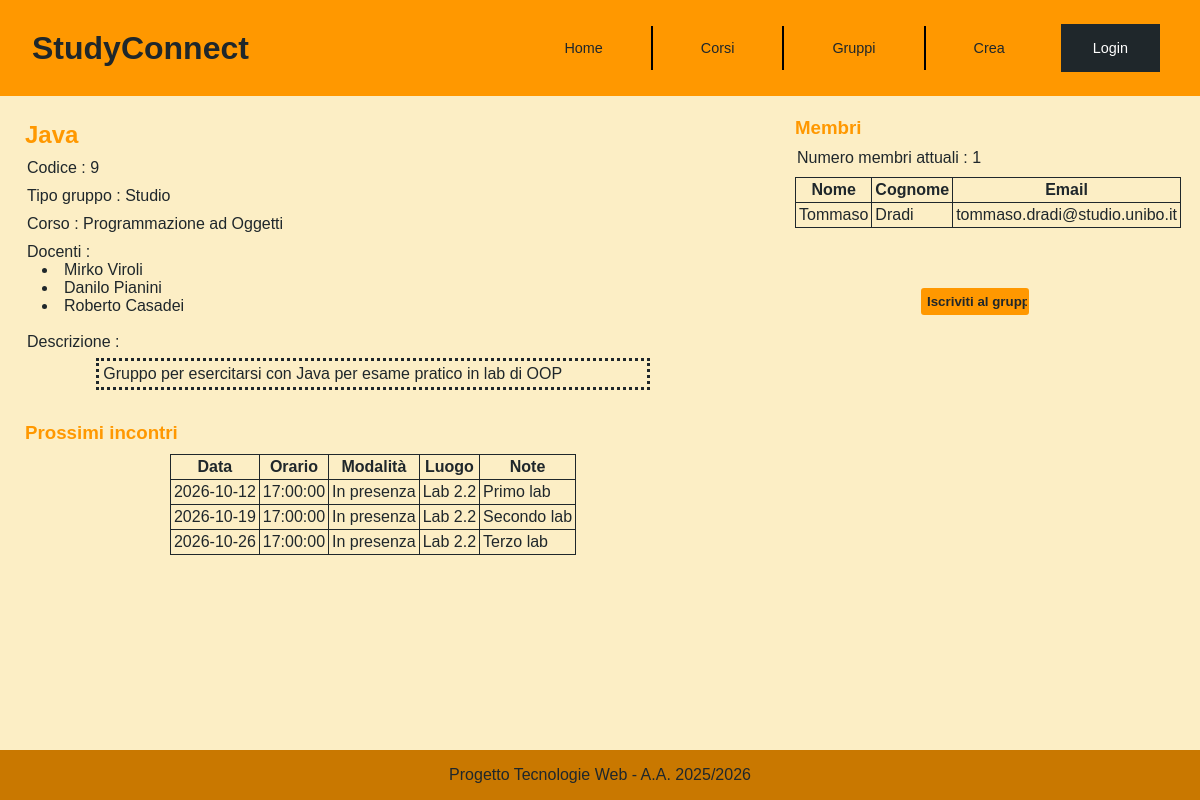
Page /pages/visualizzazione-gruppo.php?single-group=9 on the committed database.
### tables this page shows
CREATE TABLE Gruppi(
	Codice INT AUTO_INCREMENT PRIMARY KEY,
    Nome VARCHAR(100) NOT NULL,
    Descrizione MEDIUMTEXT,
    NumeroMembriRichiesti INT,
    NumeroMembriAttuali INT NOT NULL,
    Tipo VARCHAR(10) NOT NULL CHECK (Tipo IN ('Studio', 'Progetto')),
    DataConsegnaProgetto DATE,
    MatricolaCreatore VARCHAR(10) NOT NULL,
    CodiceCorso VARCHAR(5) NOT NULL,
	FOREIGN KEY (MatricolaCreatore) REFERENCES Studenti(Matricola)
		ON DELETE CASCADE
        ON UPDATE NO ACTION,
	FOREIGN KEY (CodiceCorso) REFERENCES Corsi(Codice)
		ON DELETE CASCADE
        ON UPDATE NO ACTION,
    CHECK(NumeroMembriAttuali<=NumeroMembriRichiesti OR NumeroMembriRichiesti=0)
);

CREATE TABLE Corsi(
	Codice VARCHAR(5) PRIMARY KEY,
    Nome VARCHAR(150) NOT NULL,
    Descrizione MEDIUMTEXT,
    CFU INT NOT NULL,
    ProgettoRichiesto BOOL NOT NULL,
    CHECK(length(Codice)=5)
);

CREATE TABLE Docenti(
	Codice INT AUTO_INCREMENT PRIMARY KEY,
    Nome VARCHAR(50) NOT NULL,
    Cognome VARCHAR(50) NOT NULL
);

CREATE TABLE Incontri(
	CodiceGruppo INT NOT NULL,
    Data DATE,
    Orario TIME,
    Modalità VARCHAR(15) NOT NULL CHECK (Modalità IN ('Da remoto', 'In presenza')),
    Luogo VARCHAR(100),
    Note VARCHAR(500) NOT NULL,
    FOREIGN KEY (CodiceGruppo) REFERENCES Gruppi(Codice)
		ON DELETE CASCADE
		ON UPDATE NO ACTION,
    PRIMARY KEY (CodiceGruppo, Data, Orario)
);

CREATE TABLE Studenti(
	Matricola VARCHAR(10) PRIMARY KEY,
    Nome VARCHAR(50) NOT NULL,
    Cognome VARCHAR(50) NOT NULL,
    Email VARCHAR(100) NOT NULL,
    Password VARCHAR(20) NOT NULL CHECK(length(Password)>=10),
    Immagine VARCHAR(100), 
    UNIQUE KEY (Email, Password),
    CHECK(length(Matricola)=10)
);

### pages/visualizzazione-gruppo.php (called while the page is built, shortened)
<?php
require_once '../bootstrap.php';
$templateParams["title"] = "Gruppi Studenti - Visualizzazione gruppo";
$templateParams["page"] = "templates/specific/singolo-gruppo.php";
if(isset($_GET["single-group"])){
    $templateParams["gruppo-singolo"] =  $dbh->getGruppoPerCodice(intval($_GET["single-group"]))[0];
    $templateParams["creatore-gruppo"] = $dbh->getCreatoreGruppo(intval($_GET["single-group"]))[0];
}
if(isset($_GET["action"])){
    $templateParams["section-modify-meetings"] = 'templates/specific/gestione-incontro.php';
    $templateParams["azione"] = $_GET["action"];
    if($_GET["action"]!=1){
        $templateParams["incontro"] = $dbh->getIncontroGruppoPerId($_GET["single-group"], $_GET["date"], $_GET["time"])[0];
    }
} else{
    $templateParams["section-modify-meetings"] = 'templates/specific/modifica-incontri.php';
}
$templateParams["imgprofilo"] =  "default_profile_icon.png";
require "templates/general/base.php";
?>

### db/database.php (called while the page is built, shortened)
<?php
    class DatabaseHelper{
        private $db;
        public function __construct($servername, $username, $password, $dbname, $port){
            $this->db = new mysqli($servername, $username, $password, $dbname, $port);
        }
        public function getDocenti(string $codiceCorso){
            $stmt = $this->db->prepare("SELECT Docenti.* FROM Docenti, Insegnamenti
            WHERE Insegnamenti.CodiceDocente=Docenti.Codice AND Insegnamenti.CodiceCorso=?");
            $stmt->bind_param('s', $codiceCorso);
            $stmt->execute();
            return $stmt->get_result()->fetch_all(MYSQLI_ASSOC);
        }
        public function getGruppoPerCodice(int $codice){
            $query = "SELECT Gruppi.Nome AS NomeGruppo, Gruppi.Descrizione, Tipo, NumeroMembriRichiesti, NumeroMembriAttuali, Gruppi.Codice AS CodiceGruppo, Gruppi.DataConsegnaProgetto,
            Corsi.Nome AS NomeCorso, Corsi.Codice AS CodiceCorso FROM Gruppi, Corsi WHERE Gruppi.CodiceCorso=Corsi.Codice AND Gruppi.Codice=?";
            $stmt = $this->db->prepare($query);
            $stmt->bind_param('i', $codice);
            $stmt->execute();
            return $stmt->get_result()->fetch_all(MYSQLI_ASSOC);
        }
        public function getIncontriGruppo(int $codiceGruppo){
            $query = "SELECT * FROM Incontri WHERE CodiceGruppo=?";
            $stmt = $this->db->prepare($query);
            $stmt->bind_param('i', $codiceGruppo);
            $stmt->execute();
            return $stmt->get_result()->fetch_all(MYSQLI_ASSOC);
        }
        public function getStudentiIscrittiGruppo(int $codiceGruppo){
            $query = "SELECT S.Nome, S.Cognome, S.Email, S.Matricola FROM Iscrizioni I, Studenti S
            WHERE I.MatricolaStudente=S.Matricola AND I.CodiceGruppo=?";
            $stmt = $this->db->prepare($query);
            $stmt->bind_param('i', $codiceGruppo);
            $stmt->execute();
            return $stmt->get_result()->fetch_all(MYSQLI_ASSOC);
        }
        function getCreatoreGruppo(int $codiceGruppo){
            $query = "SELECT * FROM Gruppi WHERE Codice=?";
            $stmt = $this->db->prepare($query);
            $stmt->bind_param('i', $codiceGruppo);
            $stmt->execute();
            return $stmt->get_result()->fetch_all(MYSQLI_ASSOC);
        }
    }
?>

### bootstrap.php (called while the page is built, shortened)
<?php
require_once("db/database.php");
$dbh = new DatabaseHelper("localhost", "root", "", "Gruppi_Studenti", 3307);
?>

### pages/templates/specific/singolo-gruppo.php (the view, shortened to what this page needs)
<main class="single-group-main">
    <section class="single-group-info">
        <?php $gruppo = $templateParams["gruppo-singolo"];?>
        <h2><?php echo $gruppo["NomeGruppo"];?></h2>
        <p>Codice : <?php echo $gruppo["CodiceGruppo"];?></p>
        <p>Tipo gruppo : <?php echo $gruppo["Tipo"];?></p>
        <p>Corso : <?php echo $gruppo["NomeCorso"];?></p>
        <div class="teachers-list">
            Docenti :
                <ul>
                    <?php $templateParams["docenti"] = $dbh->getDocenti($gruppo["CodiceCorso"]); ?>
                    <?php foreach($templateParams["docenti"] as $docente):?>
                    <li><?php echo $docente["Nome"] . ' ' . $docente["Cognome"]; ?>
                    <?php endforeach ?>
                </ul>
        </div>
        <div class="single-group-description">
            <p>Descrizione :</p>
            <p><?php echo $gruppo["Descrizione"];?></p>
        </div>
    </section>
    <section class="single-group-next-meetings">
       <h3>Prossimi incontri</h3>
       <?php $incontri = $dbh->getIncontriGruppo($gruppo["CodiceGruppo"]);
       if($incontri==NULL):?>
            <p>Attualmente non sono programmati incontri.</p>
        <?php else : ?>
            <table>
                <tr>
                    <th id="data">Data</th>
                    <th id="orario">Orario</th>
                    <th id="mod">Modalità</th>
                    <th id="luogo">Luogo</th>
                    <th id="note">Note</th>
                </tr>
                <?php foreach($incontri as $incontro):?>
                    <tr>
                        <td headers="data"><?php echo $incontro["Data"];?></td>
                        <td headers="orario"><?php echo $incontro["Orario"];?></td>
                        <td headers="mod"><?php echo $incontro["Modalità"];?></td>
                        <td headers="luogo"><?php echo $incontro["Luogo"];?></td>
                        <td headers="note"><?php echo $incontro["Note"];?></td>
                    </tr>
                <?php endforeach; ?>
            </table>
        <?php endif;?>
    </section>
    <aside class="single-group-members">
        <h3>Membri</h3>
        <p>Numero membri attuali : <?php echo $gruppo["NumeroMembriAttuali"];?></p>
        <table>
            <tr>
                <th id="nome">Nome</th>
                <th id="cognome">Cognome</th>
                <th id="email">Email</th>
            </tr>
            <?php $studentiIscritti = $dbh->getStudentiIscrittiGruppo($gruppo["CodiceGruppo"]);?>
            <?php foreach($studentiIscritti as $studente):?>
                <tr>
                    <td headers="nome"><?php echo $studente["Nome"];?></td>
                    <td headers="cognome"><?php echo $studente["Cognome"];?></td>
                    <td headers="email"><?php echo $studente["Email"];?></td>
                </tr>
            <?php endforeach; ?>
        </table>
        <?php if($gruppo["NumeroMembriRichiesti"]==0 || ($gruppo["NumeroMembriRichiesti"]!=0 && $gruppo["NumeroMembriAttuali"]<$gruppo["NumeroMembriRichiesti"])):?>
            <form action="visualizzazione-gruppo.php" method="GET">
                    <input type="submit" value="Iscriviti al gruppo"/>
            </form>
        <?php else: ?>
            <p>Non ci sono più posti nel gruppo</p>
        <?php endif;?>
    </aside>
</main>

### css/style.css (style rules this page uses)
* { margin: 0; padding: 0; box-sizing: border-box; color: #1F272B; font-family: Verdana, Geneva, Tahoma, sans-serif; }
html, body { height: 100% ; }
body { display: flex; flex-direction: column; padding-bottom: 60px; }
main { flex: 1; background-color: #FCEEC5; }
@media (min-width: 992px) { body { padding-bottom: 0; } }
.teachers-list ul { text-indent: 15px; list-style: disc; list-style-position: inside; padding-bottom: 8px; }
.groups-main, .single-group-main { display: flex; flex-direction: column; justify-content: center; }
.single-group-main { padding: 20px; }
.single-group-info { order: 1; margin : 5px; }
.single-group-next-meetings { order: 2; margin : 5px; }
.single-group-members { order: 4; margin : 5px; }
.single-group-main h2, .single-group-main h3 { color: #FF9800; margin-bottom: 8px; }
.single-group-main h3 { margin-top: 12px; }
.single-group-info > p, .single-group-info > div, .single-group-members > p { margin: 10px 2px; }
.single-group-description > p:nth-child(2) { border-style: dotted; border-color: #1F272B; padding: 4px; width: 80%; margin-left: auto; margin-right: auto; margin-top: 7px; }
.single-group-main table, .single-group-main th, .single-group-main td { border: 1px solid #1F272B; border-collapse: collapse; padding: 3px; }
.single-group-main table { margin: 10px auto 30px auto; }
.single-group-members form input { background-color: #FF9800; border-style: solid; border-color: #FF9800; border-radius: 3px; color: #1F272B; font-weight: bold; padding: 4px; margin: 30px 35%; width: 30%; }
@media screen and (min-width:768px) { .single-group-main, .creation-group { display : block; } }
@media screen and (min-width:768px) { .single-group-info, .single-group-next-meetings { width: 60%; float: left; } }
@media screen and (min-width:768px) { .single-group-members { width: 30%; position: absolute; top: 100px; right: 40px; } }

### rows in the picture
gruppi: Nome "Java", Codice "9", Tipo "Studio", CodiceCorso.Nome "Programmazione ad Oggetti", Descrizione "Gruppo per esercitarsi con Java per esame pratico in lab di OOP", NumeroMembriAttuali "1"
docenti: Nome "Mirko", Cognome "Viroli"
docenti: Nome "Danilo", Cognome "Pianini"
docenti: Nome "Roberto", Cognome "Casadei"
incontri: Data "2026-10-12", Orario "17:00:00", Modalità "In presenza", Luogo "Lab 2.2", Note "Primo lab"
incontri: Data "2026-10-19", Orario "17:00:00", Modalità "In presenza", Luogo "Lab 2.2", Note "Secondo lab"
incontri: Data "2026-10-26", Orario "17:00:00", Modalità "In presenza", Luogo "Lab 2.2", Note "Terzo lab"
studenti: Nome "Tommaso", Cognome "Dradi", Email "tommaso.dradi@studio.unibo.it"
